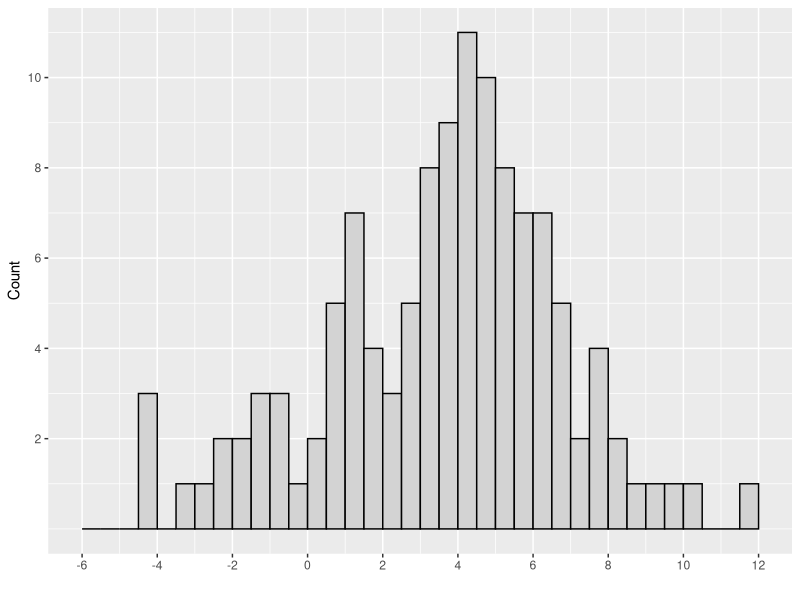
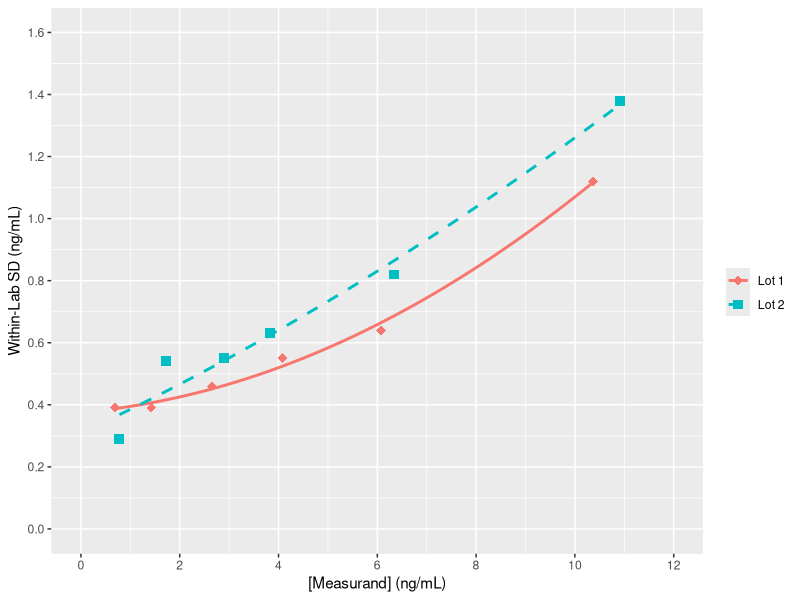
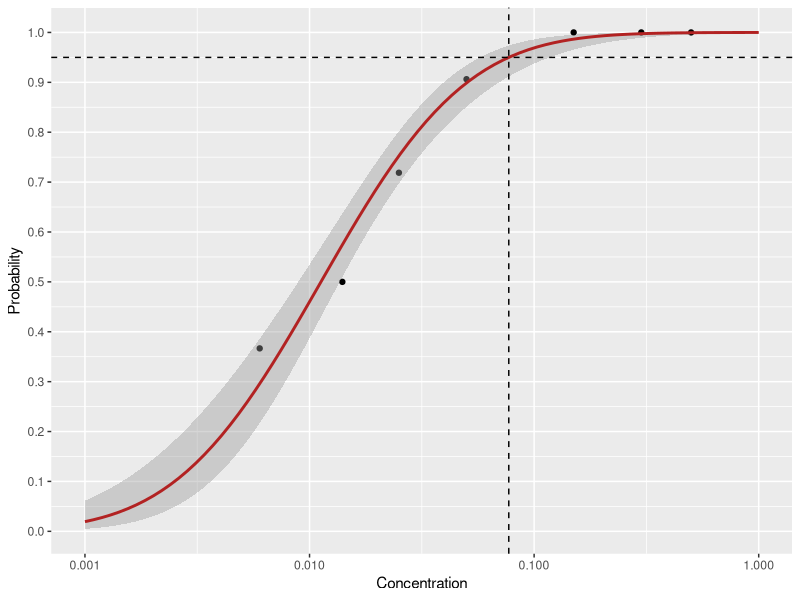
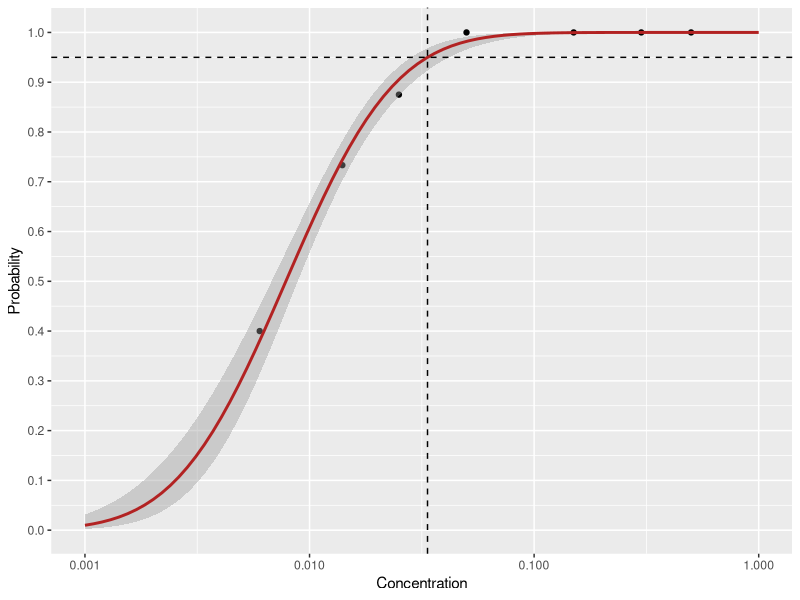
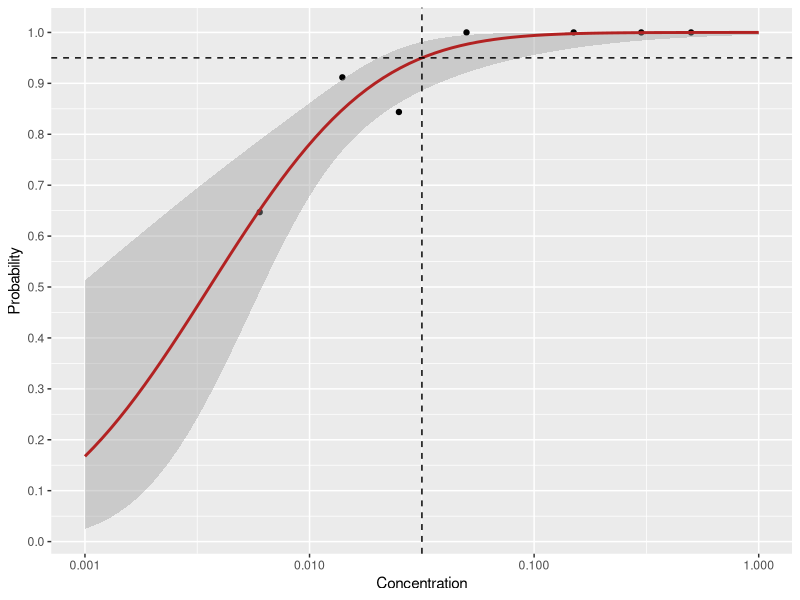
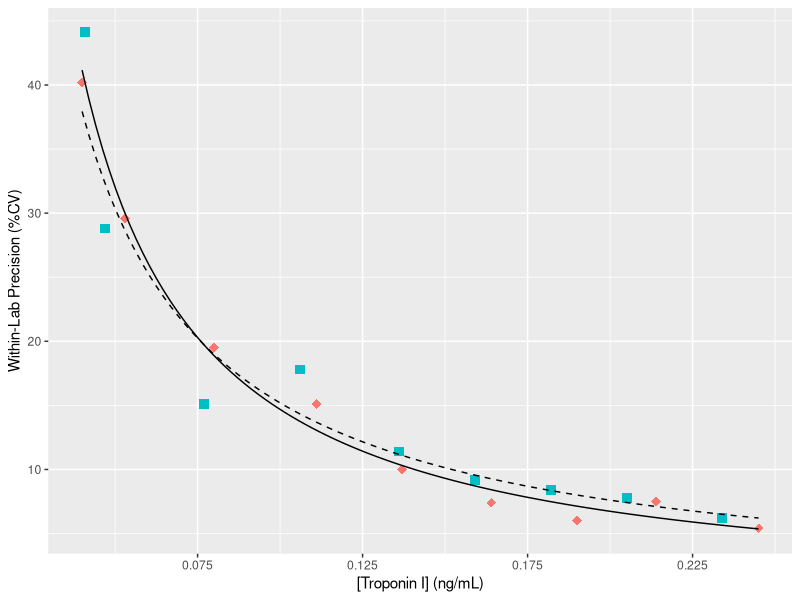
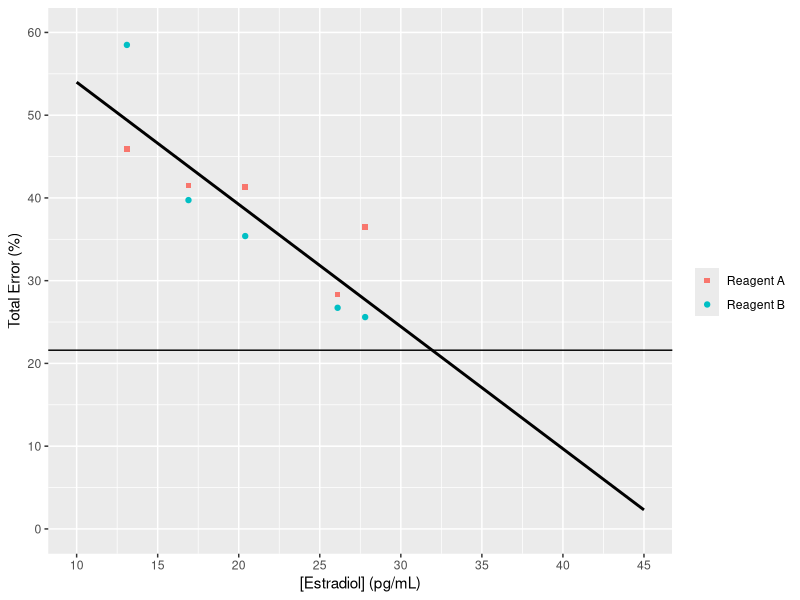

Source code (R) for these figures, in order:
## ---- chunk 1
suppressPackageStartupMessages({
  library(tidyverse)
})

options(dplyr.summarise.inform = FALSE)
  
## ---- chunk 2
# Table A1. Observed Blank Sample Results for Reagent Lot 1 (Units are pg/mL)
table_a1 <- tibble(
  day = rep(1:3, each = 4),
  replicate = rep(1:4, times = 3),
  `Blank 1` = c( 2.6, -0.8, 5.5, 6.0, 4.5, 0.6, -2.3,   3.4, 5.9, 7.6,  4.1, -1.4),
  `Blank 2` = c( 1.0,  2.9, 4.9, 8.0, 6.9, 5.0,  3.4,   1.2, 6.5, 5.6, -2.2,  2.3),
  `Blank 3` = c(-4.4, -3.4, 7.0, 6.9, 4.3, 3.2, -1.4,  -4.2, 5.9, 7.6,  3.8,  5.8),
  `Blank 4` = c( 1.5, -1.9, 5.1, 5.7, 4.1, 4.5, -0.6,   0.5, 5.4, 7.6,  4.4,  6.6),
  `Blank 5` = c( 1.2, -0.7, 6.1, 5.1, 4.8, 3.3, -2.8,  -1.4, 8.7, 3.6,  5.1,  3.5)
)

## ---- chunk 3
# Table A2. Observed Low Level Sample Results for Reagent Lot 1 (Units are pg/mL)
table_a2 <- tibble(
  day = rep(1:3, each = 4),
  replicate = rep(1:4, times = 3),
  `Low 1` = c(21.0, 22.8, 28.2, 25.9, 26.4, 28.3, 20.7, 21.9, 24.7, 22.5, 28.5, 29.2),
  `Low 2` = c(13.3, 12.6, 18.2, 14.7, 17.8, 14.0, 14.1, 12.5, 11.3, 12.2, 16.2, 13.9),
  `Low 3` = c(12.8, 12.9, 17.4, 16.0, 15.9, 14.1, 11.3,  9.4, 10.6, 13.6, 17.6, 14.9),
  `Low 4` = c(17.3, 19.2, 21.5, 22.2, 24.1, 25.8, 16.0, 16.4, 24.9, 23.8, 22.1, 26.1),
  `Low 5` = c(19.2, 22.7, 28.3, 26.2, 25.1, 30.3, 23.4, 19.2, 26.3, 23.1, 27.5, 30.1)
)
## ---- chunk 4
# Table A3. Observed Blank Sample Results for Reagent Lot 2 (Units are pg/mL)
table_a3 <- tibble(
  day = rep(1:3, each = 4),
  replicate = rep(1:4, times = 3),
  `Blank 1` = c(4.6,  4.1,  1.6, 3.7, 2.2, 0.7, 4.6, 2.6, 1.1, -4.4, 0.9,   0.7),
  `Blank 2` = c(9.2,  8.3,  4.8, 5.4, 4.8, 6.3, 5.4, 9.6, 7.7,  3.1, 6.1,  10.0),
  `Blank 3` = c(6.1,  3.2,  3.9, 1.4, 3.1, 4.1, 1.0, 3.4, 0.1,  0.4, 2.9,  -1.6),
  `Blank 4` = c(4.0, 11.5,  4.5, 3.6, 4.4, 6.8, 7.1, 4.2, 3.7,  3.7, 5.3,   4.5),
  `Blank 5` = c(4.0,  6.2, -0.2, 2.3, 1.6, 2.6, 6.4, 5.7, 4.2,  3.7, 1.4,   1.5) 
)
## ---- chunk 5
# Table A4. Observed Low Level Sample Results for Reagent Lot 2 (Units are pg/mL)
table_a4 <- tibble(
  day = rep(1:3, each = 4),
  replicate = rep(1:4, times = 3),
  `Low 1` = c(22.0, 22.5, 21.8, 22.1, 20.3, 21.0, 25.3, 26.0, 27.2, 25.1, 25.3, 25.3),
  `Low 2` = c(15.6, 21.2, 14.8, 14.9, 16.0, 15.8, 21.6, 22.8, 15.3, 18.7, 18.3, 19.5),
  `Low 3` = c(13.0, 15.9,  9.0,  7.0, 13.4,  8.5, 16.3, 18.1, 12.4, 11.1, 11.3, 10.1),
  `Low 4` = c(18.8, 17.6, 14.1, 14.9, 19.2, 15.8, 19.8, 21.4, 18.0, 18.0, 19.6, 23.1),
  `Low 5` = c(32.9, 30.4, 29.4, 27.6, 27.7, 30.6, 31.4, 30.4, 32.5, 28.9, 29.8, 35.1)
)
## ---- chunk 6

# Add the reagent lots, pivot to a longer format, and convert non-value columns to factors
tables_a14 <- map2_dfr(.x = list(table_a1, table_a2, table_a3, table_a4),  # The tables we need to clean up
                     .y = list("Lot 1", "Lot 1", "Lot 2", "Lot 2"),  # The lots of reagent that map to each of the tables
                     .f = ~ mutate(.x, reagent_lot = .y) %>%
                       pivot_longer(cols = starts_with(c("Blank", "Low")), 
                                    names_to = "sample", 
                                    values_to = "value")) %>%
  separate(sample, into = c("sample_type", "sample_number"), sep = " ", remove = FALSE) %>%
  mutate_at(vars(-value), as.factor)

glimpse(tables_a14)

## ---- chunk 7

alpha <- 0.05  # Type I error risk
pct_B <- 1 - alpha

B <- nlevels(tables_a14$day) *        # Number of days
  nlevels(tables_a14$sample_number) * # Number of unique samples
  nlevels(tables_a14$replicate)       # Number of replicates

rank_position <- 0.5 + (B * pct_B)

# Reproduce table A5  
tables_a14 %>%
  group_by(reagent_lot, sample_type) %>%
  mutate(rank_position = rank(value, ties.method = "random")) %>%
  filter(sample_type == "Blank",
        rank_position %in% 56:60) %>% 
  ungroup() %>%
  arrange(sample_type, reagent_lot, rank_position) %>%
  select(rank_position, reagent_lot, value) %>%
  pivot_wider(names_from = reagent_lot, values_from = value)

# Type 2 quantiles provide averaging at discontinuities
limits_nonparametric <- tables_a14 %>%
  group_by(reagent_lot, sample_type) %>%
    filter(sample_type == "Blank") %>%
  summarize(LoB = quantile(value, 1 - alpha, type = 2), .groups = "drop")  

limits_nonparametric
## ---- chunk 8

z <- qnorm(1-alpha)  # 95th percentile of normal distribution
#z <- round(z, digits = 3)

# Degrees of freedom, total measurements less the number of unique samples
df <- B - nlevels(tables_a14$sample_number)

# "Multiplier factor" as per eqn. 6
c_p = z / (1 - ( 1 / (4 * df)))

table_a6 <- tables_a14 %>%
  filter(sample_type == "Low") %>%
  group_by(sample, reagent_lot) %>%
  summarize(n = n(), SD = sd(value), .groups = "drop") %>%
  arrange(reagent_lot)

table_a6

limits_nonparametric <- table_a6 %>% 
  group_by(reagent_lot) %>%
  summarize(SD_L = sqrt(sum((n - 1) * SD^2) / sum(n-1)), .groups = "drop") %>%
  left_join(limits_nonparametric, by = "reagent_lot") %>%
  mutate(LoD = round(LoB + c_p * SD_L, 1))

## I believe there to be an error in this table - CD, 16-July-2020

limits_nonparametric

## ---- chunk 9

tables_a14 %>%
  filter(sample_type == "Blank") %>%
  ggplot(aes(x = value)) +
  geom_histogram(binwidth = 0.5, color = "black", fill = "lightgrey",
                 boundary = 0.5, closed = "left") +  # Match the binning-style that CLSI uses
  scale_x_continuous(breaks = seq(from = -6, to = 12, by = 2), limits = c(-6, 12), name = "") +
  scale_y_continuous(breaks = seq(2, 10, by = 2), name = "Count")

shapiro.test(tables_a14 %>%
  filter(sample_type == "Blank") %>%
  pull(value) 
)
## ---- chunk 10

table_a7 <- tables_a14 %>%
  filter(sample_type == "Blank") %>%
  group_by(reagent_lot) %>%
  summarize(M_B = round(mean(value), 2),
            SD_B = round(sd(value), 2),
            c_p = c_p,
            .groups = "drop") %>%
  mutate(LoB = round(M_B + c_p * SD_B, 1))

# Row 1 of this table doesn't allign with the document
table_a7

## ---- chunk 11
limits_parametric <- table_a6 %>% 
  group_by(reagent_lot) %>%
  summarize(SD_L = sqrt(sum((n - 1) * SD^2) / sum(n-1)), .groups = "drop") %>%
  right_join(table_a7, by = "reagent_lot") %>%
  mutate(LoD = round(LoB + c_p * SD_L, 1))

limits_parametric


## ---- chunk 12
# Confirm we've reproduced the values in the text
stopifnot(
  near(
    limits_nonparametric$LoB, 
    c(7.6, 9.4)
  ))

stopifnot(
  near(
    limits_nonparametric$LoD,
    c(12.7, 13.8)    # Values according to my math  
    # c(14.5, 13.8)  # Values according to document
  ))

stopifnot(
  near(
    limits_parametric$LoB,
    c(8.8, 8.6)
  ))

stopifnot(
  near(
    limits_parametric$LoD,
    c(13.9, 13.0)    # Values according to my math  
    # c(13.9, 13.2)  # Values according to document
  ))
## ---- chunk 13

table_b1 <- tibble(
  sample_id = LETTERS[1:6],
  mean.lot1 = c(0.69, 1.42, 2.65, 4.08, 6.08, 10.36),
  SD_WL.lot1 = c(0.39, 0.39, 0.46, 0.55, 0.64, 1.12),
  mean.lot2 = c(0.78, 1.73, 2.89, 3.82, 6.33, 10.92), 
  SD_WL.lot2 = c(0.29, 0.54, 0.55, 0.63, 0.82, 1.38))

table_b1

## ---- chunk 14

table_b1 <- table_b1 %>%
  pivot_longer(-sample_id) %>%
  separate(name, sep = "\\.", into = c("name", "reagent_lot")) %>%
  pivot_wider(names_from = name, values_from = value) %>%
  mutate(reagent_lot = str_replace(reagent_lot, "lot", "Lot ")) %>%
  mutate_if(is.character, factor)

glimpse(table_b1)
## ---- chunk 15

fits <- table_b1 %>% 
  group_by(reagent_lot) %>%
  do(poly_fit = lm(formula = .$SD_WL ~ poly(.$mean, 2, raw = TRUE)))

# These are the same coefficients that Excel returns
# Presumably this is what the guideline means when it says 'done using a spreadsheet'
# They differ from the coefficients reported in the guideline

fits$poly_fit

# Lot 1 Reported:    0.3741 / 0.0149 / 0.0055
# Lot 1 Calculated:  0.3756 / 0.0137 / 0.0056
# Lot 2 Reported:    0.2801 / 0.0817 / 0.0017
# Lot 2 Calculated:  0.3086 / 0.0747 / 0.0020

table_b1 %>%
  ggplot(aes(x = mean, y = SD_WL)) +
  geom_point(aes(color = reagent_lot, shape = reagent_lot), size = 3) +
  stat_smooth(method = "lm", formula = y ~ poly(x, 2), aes(color = reagent_lot, lty = reagent_lot), se = FALSE) +
  scale_shape_manual(values = c("diamond", "square"), name = "") +
  scale_color_discrete(name = "") +
  scale_x_continuous(name = "[Measurand] (ng/mL)",   limits = c(0, 12),  breaks = seq(0, 12,  by = 2)) +
  scale_y_continuous(name = "Within-Lab SD (ng/mL)", limits = c(0, 1.6), breaks = seq(0, 1.6, by = 0.2)) +
  scale_linetype_manual(values = c(1, 2), name = "")

## ---- chunk 16

# Unable to calculate directly (either in R or via Excel), so input from text
coefficients <- tribble(
  ~ reagent_lot, ~ C0, ~ C1, ~ C2,
  "Lot 1", 0.3741, 0.0149, 0.0055, # From text
# "Lot 1", 0.3756, 0.0137, 0.0056, # Calculated
  "Lot 2", 0.2801, 0.0817, 0.0017) # From text
# "Lot 2", 0.3086, 0.0747, 0.0020) # Calculated


N <- 80  # Measurements per sample
K <- 6   # Number of samples
N_tot <- N * K  # Total measurements
alpha <- 0.05
Z <- qnorm(1 - alpha)
c_p <- Z / ( 1 - ( 1 / (4 * (N_tot - K))))

LoB <- 0.51  # From section 5.4.3.2

LoD <- coefficients %>%
  mutate(LoD = LoB + c_p * (C0 + C1 * LoB + C2 * LoB^2))

## ---- chunk 17

table_b2 <- tibble(
  mc = c(seq(from = 0.5, to = 1.3, by = 0.1), 
         seq(from = 1.1, to = 1.2, by = 0.01)),
  SD_WL.lot1 = c(0.383, 0.385, 0.387, 0.390, 0.392, 0.395, 0.397, 0.400, 0.403, 
                 0.397, 0.397, 0.398, 0.398, 0.398, 0.399, 0.399, 0.399, 0.399, 0.400, 0.400),
  SD_WL.lot2 = c(0.348, 0.355, 0.363, 0.371, 0.379, 0.387, 0.394, 0.402, 0.410,
                 0.394, 0.395, 0.396, 0.397, 0.398, 0.398, 0.399, 0.400, 0.401, 0.401, 0.402))

# Tidy the table
table_b2 <- table_b2 %>%
  distinct(mc, .keep_all = TRUE) %>%  # Remove the duplicate rows
  pivot_longer(-mc) %>%
  separate(name, into = c("name", "reagent_lot"), sep = "\\.") %>%
  pivot_wider(names_from = name, values_from = value) %>%
  mutate(reagent_lot = str_replace(reagent_lot, "lot", "Lot ")) %>%
  mutate_if(is.character, factor) %>%
  arrange(reagent_lot)

# Calculate the trial LoD and the bias at each concentration
table_b2 <- table_b2 %>%
  mutate(trial_LoD = round(LoB + c_p * SD_WL, 2),
         bias = round(trial_LoD - mc, 2)) 

table_b2

# LoDs are where there is no bias
table_b2 %>%
  filter(!bias) %>%
  select(reagent_lot, LoD = trial_LoD)

## ---- chunk 18

table_c1 <- tibble(
  concentration = c(0.000, 0.025, 0.050, 0.150, 0.300, 0.500),
  positive_total.lot1 = c("0/22", "23/32", "29/32", "32/32", "32/32", "32/32"),
  positive_total.lot2 = c("0/22", "28/32", "32/32", "32/32", "32/32", "32/32"),
  positive_total.lot3 = c("0/22", "27/32", "32/32", "32/32", "32/32", "32/32"),
  hit_rate.lot1 = map_dbl(positive_total.lot1, ~ eval(parse(text = .))),  # This is a quick (lazy) way of
  hit_rate.lot2 = map_dbl(positive_total.lot2, ~ eval(parse(text = .))),  # evaluating the fractions in
  hit_rate.lot3 = map_dbl(positive_total.lot3, ~ eval(parse(text = .))))  # the first three columns.

table_c1
## ---- chunk 19

table_c2 <- tibble(
  concentration = c(0.006, 0.014),
  positive_total.lot1 = c("11/30", "15/30"),
  positive_total.lot2 = c("12/30", "22/30"),
  positive_total.lot3 = c("22/34", "31/34"),
  hit_rate.lot1 = map_dbl(positive_total.lot1, ~ eval(parse(text = .))),  # This is a quick (lazy) way of
  hit_rate.lot2 = map_dbl(positive_total.lot2, ~ eval(parse(text = .))),  # evaluating the fractions in
  hit_rate.lot3 = map_dbl(positive_total.lot3, ~ eval(parse(text = .))))  # the first three columns.

table_c2
## ---- chunk 20

tables_c12 <- table_c1 %>%
  bind_rows(table_c2) %>% 
  select(-starts_with("positive_total.lot")) %>%
  pivot_longer(-concentration) %>%
  separate(name, into = c("name", "reagent_lot"), sep = "\\.") %>%
  pivot_wider(names_from = name, values_from = value) %>%
  mutate(reagent_lot = str_replace(reagent_lot, "lot", "Lot ")) %>%
  arrange(reagent_lot, concentration)

glimpse(tables_c12)
## ---- chunk 21

table_c3 <- tables_c12 %>%
  group_by(reagent_lot) %>%
  filter(concentration > 0) %>%
  summarize(probit_model = list(
    glm(formula = hit_rate ~ log(concentration), 
        family = quasibinomial(link = "probit"))),
    .groups = "drop") %>%
  mutate(intercept = map_dbl(probit_model, ~ coef(.)[[1]]),
         slope = map_dbl(probit_model, ~ coef(.)[[2]]),
         LoD = exp((qnorm(1-alpha) - intercept) / slope)) 

table_c3 %>%
  select(reagent_lot, LoD)
## ---- chunk 22

plot_probit <- function(lot) {
  
  inv_probit_fn <- function(x) {
    
    intercept <- table_c3$intercept[table_c3$reagent_lot == lot]
    slope <- table_c3$slope[table_c3$reagent_lot == lot]
    
    exp((qnorm(1-alpha) - intercept) / slope)
  }
  
  tables_c12 %>%
    filter(reagent_lot == lot, concentration > 0) %>%
    ggplot(aes(x = concentration, y = hit_rate)) +
    geom_point() +
    # We fit to y ~ x because the scale_x_log10 is taken care of the log transformation
    geom_smooth(formula = y ~ x, color = "firebrick", fullrange = TRUE, 
                method = "glm", method.args = list(family = quasibinomial(link = "probit"))) +
    geom_hline(yintercept = 1-alpha, lty = 2) +
    geom_vline(xintercept = inv_probit_fn(1-alpha), lty = 2) +
    scale_x_log10(breaks = 10^(0:-3), limits = c(0.001, 1), name = "Concentration") +
    scale_y_continuous(name = "Probability", breaks = seq(0, 1, by = 0.1))
}

## ---- chunk 23

plot_probit("Lot 1")

## ---- chunk 24

plot_probit("Lot 2")

## ---- chunk 25

plot_probit("Lot 3")

## ---- chunk 26

# Text lacks precision, so CVs don't agree
table_d1 <- tibble(
  sample_pool_id = paste("Pool ", 1:9),
  mean.lot1 = c(0.040, 0.053, 0.080, 0.111, 0.137, 0.164, 0.190, 0.214, 0.245),
  sd.lot1   = c(0.016, 0.016, 0.016, 0.017, 0.014, 0.012, 0.011, 0.016, 0.013),
  cv_calc.lot1 = sd.lot1/mean.lot1 * 100,  # CV, calculated using the reported values of mean and SD
  cv.lot1   = c(40.2,  29.6,  19.5,  15.1,  10.0,  7.4,   6.0,   7.5,   5.4), #  CV, as reported in text
  mean.lot2 = c(0.041, 0.047, 0.077, 0.106, 0.136, 0.159, 0.182, 0.205, 0.234),
  sd.lot2   = c(0.018, 0.014, 0.012, 0.019, 0.016, 0.015, 0.015, 0.016, 0.014),
  cv_calc.lot2   = sd.lot2/mean.lot2 * 100,
  cv.lot2   = c(44.1,  28.8,  15.1,  17.8,  11.4,  9.2,   8.4,   7.8,   6.2)
)
## ---- chunk 27

table_d1 <- table_d1 %>%
  pivot_longer(-sample_pool_id) %>%
  separate(name, into = c("name", "reagent_lot"), sep = "\\.") %>%
  pivot_wider(names_from = name, values_from = value) %>%
  mutate(reagent_lot = str_replace(reagent_lot, "lot", "Lot ")) %>%
  mutate_if(is.character, factor) %>%
  arrange(reagent_lot, sample_pool_id)

glimpse(table_d1)

## ---- chunk 28

accuracy_goal <- 10

# Picking the initial values is more of an art than a science
power_fits <- table_d1 %>%
  group_by(reagent_lot) %>%
  summarize(fit = list(lm(log(cv) ~ log(mean))),
            .groups = "drop") %>%
  mutate(C_0 = map_dbl(fit, ~ exp(coef(.)[[1]])),
         C_1 = map_dbl(fit, ~ coef(.)[[2]]),
         LoD = (accuracy_goal/C_0)^(1/C_1))


# Use a hacky map to make multiple stat_function layers
fit_lines <- pmap(
  list(c("solid", "dashed"),
       power_fits$C_0, 
       power_fits$C_1),
  ~ stat_function(lty = ..1, fun = function(x) { ..2 * x^..3 })
)

table_d1 %>%
  ggplot(aes(x = mean, y = cv)) +
  geom_point(aes(shape = reagent_lot, color = reagent_lot), size = 3) +
  scale_shape_manual(name = "", values = c("diamond", "square"), guide = FALSE) +
  scale_color_discrete(name = "", guide = FALSE) +
  scale_x_continuous(name = "[Troponin I] (ng/mL)", breaks = seq(0.025, 0.225, by = 0.05)) +
  scale_y_continuous(name = "Within-Lab Precision (%CV)", breaks = seq(0, 50, by = 10)) +
  fit_lines

power_fits %>%
  select(-fit) 

## ---- chunk 29

reference_values <- tibble(
  sample = paste("Low", 1:5),
  reference_value = c(26.1, 16.9, 13.1, 20.4, 27.8)
)

table_d2 <- tables_a14 %>%
  # Between examples, the author changed the name of the reagent lots
  mutate(reagent_lot = recode(reagent_lot, 
                              "Lot 1" = "Reagent A", 
                              "Lot 2" = "Reagent B")) %>%
  group_by(reagent_lot, sample) %>%
  summarize(observed_mean = mean(value),
            observed_sd = sd(value)) %>%
  inner_join(reference_values, by = "sample") %>%
  select(reagent_lot, sample, reference_value, observed_mean, observed_sd)

table_d2

## ---- chunk 30

table_d3 <- table_d2 %>%
  mutate(bias = observed_mean - reference_value,
         TE = (abs(bias) + 2 * observed_sd)/reference_value * 100) %>%
  select(reagent_lot, reference_value, sample, bias, TE)

table_d3 %>%
  group_by(sample) %>%
  summarize(average_TE = mean(TE))

## ---- chunk 31

table_d3 %>%
  ggplot(aes(x = reference_value, y = TE)) +
  geom_point(aes(color = reagent_lot, shape = reagent_lot)) +
  geom_smooth(method = "lm", formula = y ~ x, level = 0, color = "black", fullrange = TRUE) +
  geom_hline(yintercept = 21.6) +
  scale_x_continuous(name = "[Estradiol] (pg/mL)", limits = c(10, 45), breaks = seq(10, 45, 5)) +
  scale_y_continuous(name = "Total Error (%)", limits = c(0, 60), breaks = seq(0, 60, 10)) +
  scale_color_discrete(name = "") +
  scale_shape_manual(name = "", values = c("square", "circle"))


## ---- chunk 32

table_d4 <- tibble(
  day = rep(1:3, each = 3),
  replicate = rep(1:3, times = 3),
  `Pool 1` = c(36.7, 37.9, 38.3, 36.8, 33.5, 39.2, 41.3, 37.9, 34.9),
  `Pool 2` = c(49.9, 50.0, 48.1, 47.8, 43.9, 45.6, 45.4, 51.5, 45.8),
  `Pool 3` = c(46.1, 43.1, 39.4, 47.3, 45.8, 44.8, 44.6, 47.3, 38.9),
  `Pool 4` = c(33.3, 34.2, 34.5, 43.1, 34.0, 37.1, 35.3, 32.4, 36.0),
  `Pool 5` = c(42.9, 41.8, 43.8, 46.3, 43.3, 46.0, 42.6, 41.1, 42.8))

## ---- chunk 33

table_d5 <- tibble(
  day = rep(1:3, each = 3),
  replicate = rep(1:3, times = 3),
  `Pool 1` = c(38.5, 41.0, 43.2, 36.8, 42.1, 35.8, 36.8, 44.1, 39.5),
  `Pool 2` = c(45.8, 47.8, 46.6, 46.9, 51.3, 50.5, 44.3, 47.5, 52.4),
  `Pool 3` = c(46.7, 43.6, 42.4, 46.5, 47.9, 42.7, 42.1, 43.4, 44.7),
  `Pool 4` = c(35.5, 40.0, 34.0, 32.9, 33.1, 38.6, 36.2, 41.4, 33.0),
  `Pool 5` = c(42.0, 44.1, 43.2, 46.6, 45.5, 43.5, 41.4, 48.2, 45.7))

